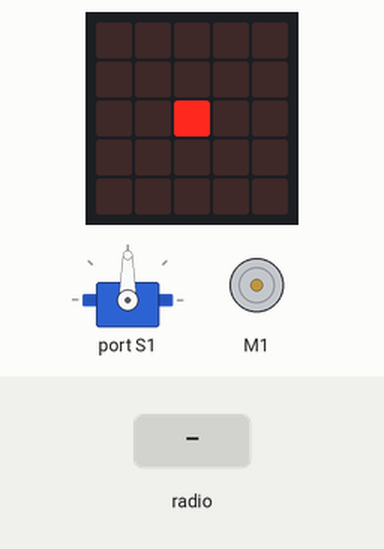
Recording of a program running on a simulated BBC micro:bit (MakeCode). On the bench: the board's 5×5 LED display, servo, DC motor (green arrow = forward, orange = backward, longer = faster). The test bench sets the inputs (shaded band).

Above: at 1.2 s.
1.3 s: radio message "X=1" arrives
At 1.8 s:
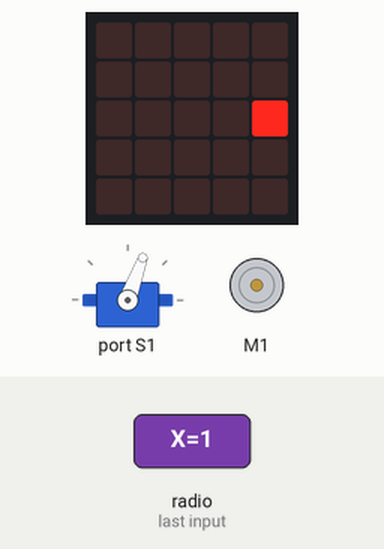
2.8 s: radio message "X=100" arrives
At 3.3 s:
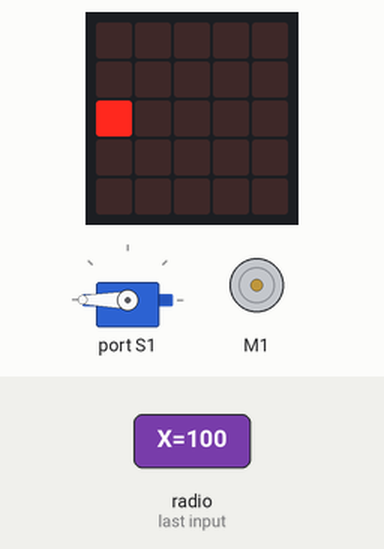
4.4 s: radio message "Y=1" arrives
At 4.8 s:
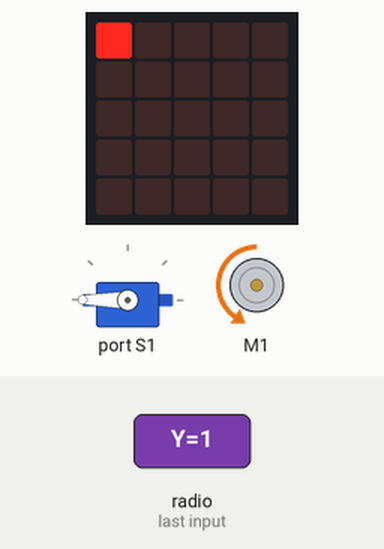
5.9 s: radio message "X=0" arrives
At 6.7 s:
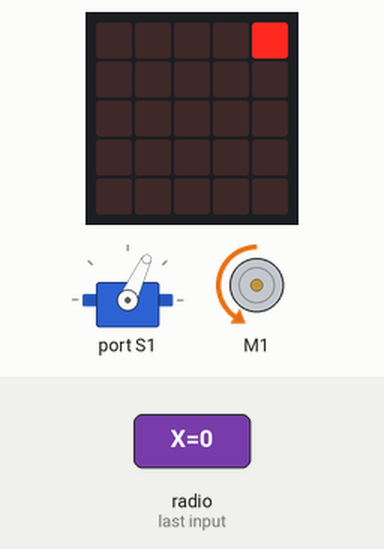
7.4 s: radio message "Y=100" arrives
At 8.2 s:
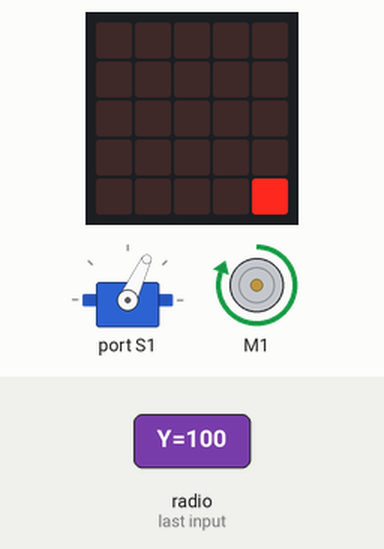
9.0 s: radio message "X=100" arrives
At 9.7 s:
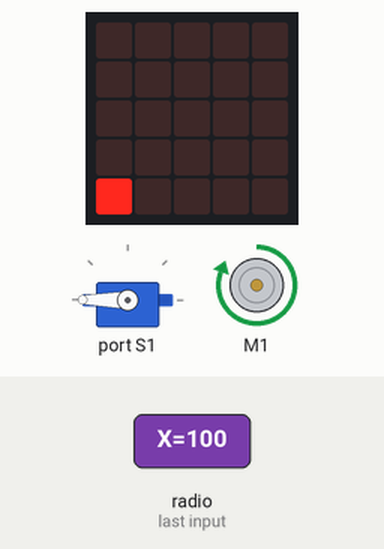
Timing chart, 0 to 11.5 s (numbered marks = the images above; inputs shaded):
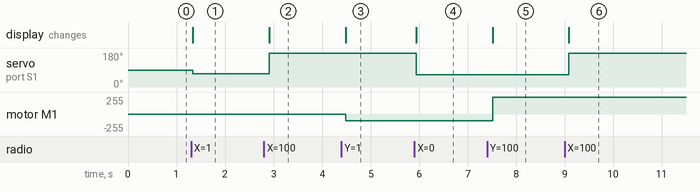

Measured:
- after the input at 1.3 s, servo on port S1: 90° → 70° at once; the display: changes at once (image 1)
- after the input at 2.8 s, servo on port S1: 70° → 180° after 0.11 s; the display: changes after 0.11 s (image 2)
- after the input at 4.4 s, motor M1: stopped → backward 102/255 after 0.08 s; the display: changes after 0.08 s (image 3)
- after the input at 5.9 s, servo on port S1: 180° → 65° at once; the display: changes at once (image 4)
- after the input at 7.4 s, motor M1: backward 102/255 → forward 255/255 after 0.11 s; the display: changes after 0.11 s (image 5)
- after the input at 9.0 s, servo on port S1: 65° → 180° after 0.09 s; the display: changes after 0.09 s (image 6)

The program:

main.ts
```typescript
function モーター駆動１ (数値: number) {
    if (数値 > 0) {
        Kitronik_Robotics_Board.motorOn(Kitronik_Robotics_Board.Motors.Motor1, Kitronik_Robotics_Board.MotorDirection.Forward, 数値)
    }
    if (数値 < 0) {
        Kitronik_Robotics_Board.motorOn(Kitronik_Robotics_Board.Motors.Motor1, Kitronik_Robotics_Board.MotorDirection.Reverse, Math.abs(数値))
    }
    if (数値 == 0) {
        Kitronik_Robotics_Board.motorOff(Kitronik_Robotics_Board.Motors.Motor1)
    }
}
function サーボ駆動１ (数値: number) {
    Kitronik_Robotics_Board.servoWrite(Kitronik_Robotics_Board.Servos.Servo1, 数値)
}
radio.onReceivedValue(function (name, value) {
    if (name == "X") {
        X受信 = 10 - value
    }
    if (name == "Y") {
        Y受信 = value
    }
    if (name == "SW1") {
        SW1 = value
    }
    if (name == "SW2") {
        SW2 = value
    }
})
let SW2 = 0
let SW1 = 0
let Y受信 = 0
let X受信 = 0
radio.setGroup(1)
X受信 = 5
Y受信 = 5
SW1 = 0
SW2 = 0
let X表示 = 2
let Y表示 = 2
let 表示 = game.createSprite(2, 2)
let スピード = 0
let 角度 = 90
Kitronik_Robotics_Board.allOff()
Kitronik_Robotics_Board.servoWrite(Kitronik_Robotics_Board.Servos.Servo1, 角度)
basic.forever(function () {
    角度 = 90 - (X受信 - 5) * 5
    サーボ駆動１(角度)
    スピード = (Y受信 - 5) * 10
    モーター駆動１(スピード)
    X表示 = X受信 / 2
    Y表示 = Y受信 / 2
    表示.set(LedSpriteProperty.X, X表示)
    表示.set(LedSpriteProperty.Y, Y表示)
    basic.pause(100)
})
```

test.ts
```typescript
// テストはここに来ます。このパッケージが拡張機能として使用されるときにはコンパイルされません。
```
